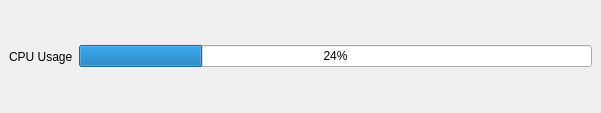
<?xml version="1.0" encoding="UTF-8"?>
<ui version="4.0">
 <class>MainUiWindow</class>
 <widget class="QMainWindow" name="MainUiWindow">
  <property name="geometry">
   <rect>
    <x>0</x>
    <y>0</y>
    <width>601</width>
    <height>113</height>
   </rect>
  </property>
  <property name="windowTitle">
   <string>MainWindow</string>
  </property>
  <widget class="QWidget" name="centralwidget">
   <layout class="QHBoxLayout" name="horizontalLayout">
    <item>
     <widget class="QLabel" name="label">
      <property name="text">
       <string>CPU Usage</string>
      </property>
     </widget>
    </item>
    <item>
     <widget class="QProgressBar" name="progressBar">
      <property name="value">
       <number>24</number>
      </property>
     </widget>
    </item>
   </layout>
  </widget>
 </widget>
 <resources/>
 <connections/>
</ui>
